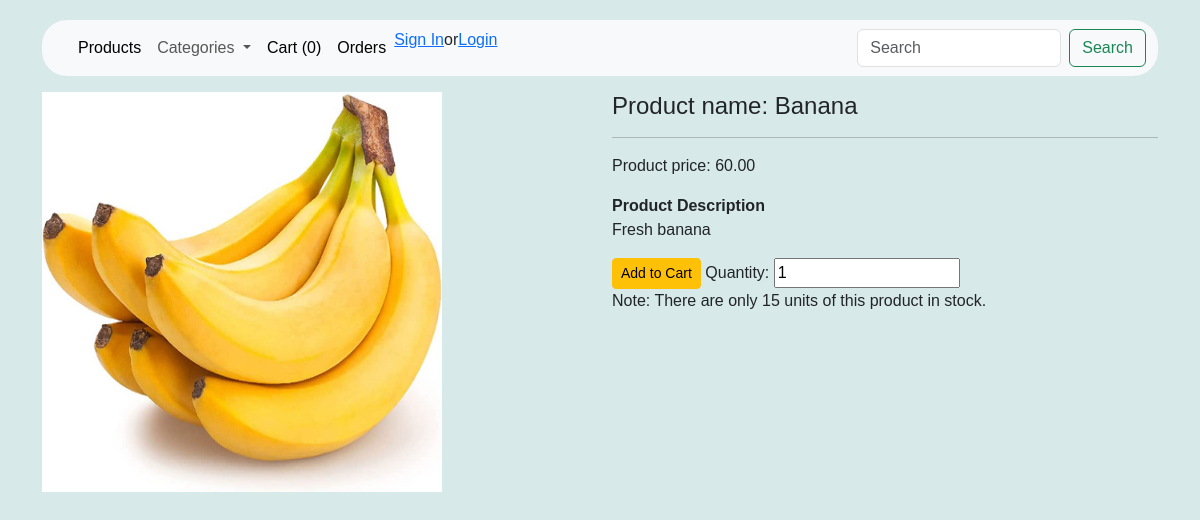
Before: /product/4 with the older database file.
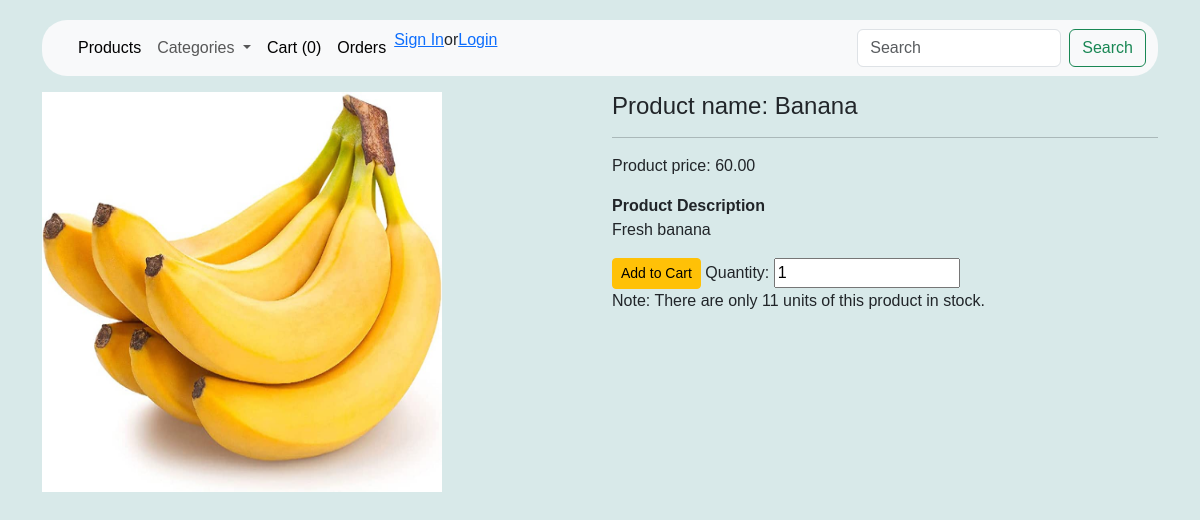
After: the same page with the newer database file.
### store/products/models.py (models this page shows, shortened)
class AddProduct(db.Model):
    __searchable__ = ['name', 'desc']
    id = db.Column(db.Integer, primary_key=True, autoincrement=True)
    name = db.Column(db.String(80), nullable=False)
    price = db.Column(db.Numeric(10,2), nullable=False)
    stock = db.Column(db.Integer, nullable = False)
    desc = db.Column(db.Text, nullable=False)
    mftr_date = db.Column(db.Date, nullable=False)
    exp_date = db.Column(db.Date, nullable=False)
    pub_date = db.Column(db.DateTime, nullable=False,
        default=datetime.utcnow)
    category_id = db.Column(db.Integer, db.ForeignKey('category.id'),nullable=False)
    category = db.relationship('Category',backref=db.backref('posts', cascade="all, delete-orphan",lazy=True))
    image = db.Column(db.String(150), nullable=True)

### store/products/routes.py (the view)
@app.route('/product/<int:id>')
def single_page(id):
    product = AddProduct.query.get_or_404(id)
    categories = Category.query.join(AddProduct,(Category.id == AddProduct.category_id)).all()
    return render_template('products/single_page.html',product=product, categories=categories)

### store/templates/products/single_page.html (shortened to what this page needs)
{% extends 'layout.html' %}
{% block content %}
{% include 'navbar.html' %}
<div class="container" mt-5>
    <div class="row">
        <div class="col-md-6 mt-3" id="b_image">
            <img src="{{url_for('static', filename='images/' + product.image )}}" alt="{{product.name}}" height="400" width="400">
        </div>
        <div class="col-md-6 mt-3">
            <h4> Product name: {{product.name}}</h4>
            <hr>
            <p>Product price: {{product.price}}</p>
            <b>Product Description</b>
            <p>{{product.desc}}</p>
            <form action="{{url_for('AddCart')}}" method="POST">
                <button type="submit" class="btn btn-sm btn-warning">Add to Cart</button>
                <label for="">Quantity:</label>
                <input type="number" name="quantity" id="" value="1" max="{{product.stock}}">
            </form>
            <p>Note: There are only {{product.stock}} units of this product in stock.</p>
        </div>
    </div>
</div>
{% endblock content %}

### store/templates/layout.html (shortened to what this page needs)
<!doctype html>
<html lang="en">
  <head>
    <link href="https://cdn.jsdelivr.net/npm/bootstrap@5.3.1/dist/css/bootstrap.min.css" rel="stylesheet">
  </head>
  <body>
    {%block content%}
    {% endblock content %}
  </body>
</html>

### store/templates/navbar.html (shortened to what this page needs)
<div class="container"  >
    <nav class="navbar navbar-expand-lg bg-body-tertiary" style="border-radius: 25px;" >
        <div class="container-fluid">
          <div class="collapse navbar-collapse" id="navbarSupportedContent">
            <ul class="navbar-nav me-auto mb-2 mb-lg-0">
              <li class="nav-item">
                <a class="nav-link active" aria-current="page" href="{{url_for('home')}}">Products</a>
              </li>
              <li class="nav-item dropdown">
                <a class="nav-link dropdown-toggle" href="#" role="button" data-bs-toggle="dropdown" aria-expanded="false">
                  Categories
                </a>
              </li>
              <li class="nav-item">
                <a class="nav-link active" tabindex = "-1" href="{{url_for('getCart')}}">Cart ({{session['Shoppingcart']|length}})</a>
              </li>
              <li class="nav-item">
                <a class="nav-link active" tabindex = "-1" href="{{url_for('allorders', cust=customer_id)}}">Orders</a>
              </li>
              {% if current_user.is_authenticated %}
              <li class="nav-item">
                <a href="{{url_for('customer_logout')}}" class="nav-lin">Logout</a>
              </li>
              {% else %}
              <li class="nav-item">
                <a href="{{url_for('customer_register')}}" class="nav-lin">Sign In</a>
              </li>
              <li>
                <p>or</p>
              </li>
              <li class="nav-item">
                <a href="{{url_for('customerLogin')}}" class="nav-lin">Login</a>
              </li>
              {% endif %}
            </ul>
            <form class="d-flex" role="search" action="{{url_for('result')}}">
              <input class="form-control me-2" type="search" placeholder="Search" aria-label="Search" name="q">
              <button class="btn btn-outline-success" type="submit">Search</button>
            </form>
          </div>
        </div>
    </nav>
</div>

### store/templates/layout.html (style rules this page uses)
body { margin-top: 20px; background-color: hsl(180, 28%, 88%); font-family: Helvetica; }

Changed rows visible on the page:
changed AddProduct "Banana": stock "15" → "11"
